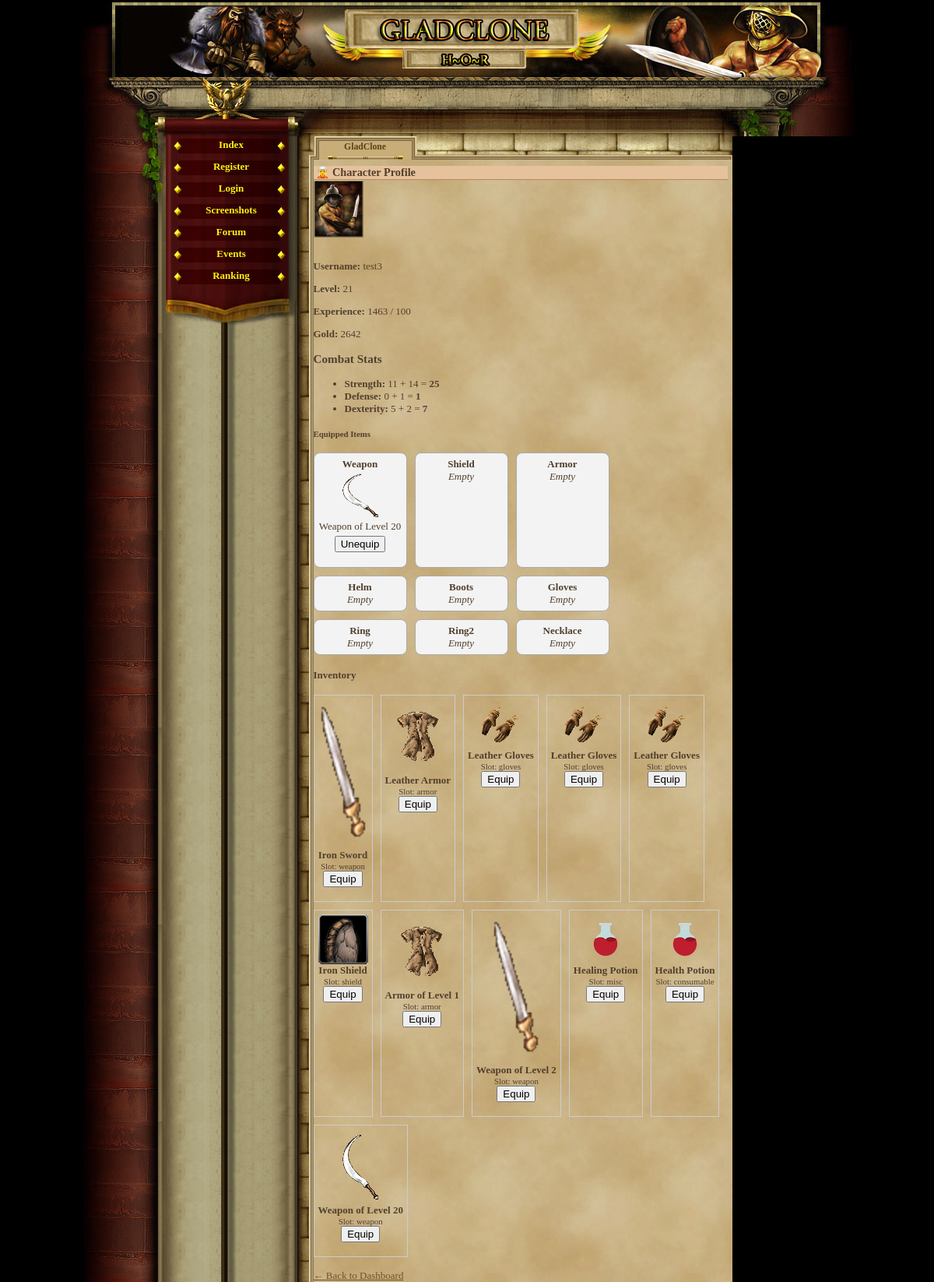
Page /character_profile.php (signed in) on the committed database.
### tables this page shows
CREATE TABLE `gracze` (
  `id` int(11) NOT NULL AUTO_INCREMENT,
  `gracz` int(11) NOT NULL DEFAULT '0',
  `login` varchar(24) NOT NULL,
  `haslo` varchar(40) NOT NULL,
  `email` varchar(40) NOT NULL,
  `plec` tinyint(4) NOT NULL DEFAULT '0',
  `avatar` tinyint(4) NOT NULL DEFAULT '1',
  `pregunta` text NOT NULL,
  `respuesta` text NOT NULL,
  `rank` int(1) NOT NULL DEFAULT '1',
  `nivel` int(1) NOT NULL DEFAULT '1',
  `exp` int(1) NOT NULL DEFAULT '0',
  `exp_max` int(1) NOT NULL DEFAULT '10',
  `honor` int(1) NOT NULL DEFAULT '0',
  `fama` int(1) NOT NULL DEFAULT '0',
  `victorias` int(1) NOT NULL DEFAULT '0',
  `perdidas` int(1) NOT NULL DEFAULT '0',
  `oro_robado` int(1) NOT NULL DEFAULT '0',
  `oro_perdido` int(1) NOT NULL DEFAULT '0',
  `atak` int(5) NOT NULL DEFAULT '0',
  `obrona` int(3) NOT NULL DEFAULT '0',
  `sila` int(1) NOT NULL DEFAULT '5',
  `sila_i` int(1) NOT NULL DEFAULT '0',
  `sila_max` int(1) NOT NULL DEFAULT '10',
  `zrecznosc` int(1) NOT NULL DEFAULT '5',
  `zrecznosc_i` int(1) NOT NULL DEFAULT '0',
  `zrecznosc_max` int(1) NOT NULL DEFAULT '10',
  `wyrzymalosc` int(1) NOT NULL DEFAULT '5',
  `wyrzymalosc_i` int(1) NOT NULL DEFAULT '0',
  `wyrzymalosc_max` int(1) NOT NULL DEFAULT '10',
  `constitucion` int(1) NOT NULL DEFAULT '5',
  `constitucion_i` int(1) NOT NULL DEFAULT '0',
  `constitucion_max` int(1) NOT NULL DEFAULT '10',
  `carisma` int(1) NOT NULL DEFAULT '5',
  `carisma_i` int(1) NOT NULL DEFAULT '0',
  `carisma_max` int(1) NOT NULL DEFAULT '10',
  `inteligencja` int(1) NOT NULL DEFAULT '5',
  `inteligencja_i` int(1) NOT NULL DEFAULT '0',
  `inteligencja_max` int(1) NOT NULL DEFAULT '10',
  `mdchance` int(1) NOT NULL DEFAULT '0',
  `dhchance` int(1) NOT NULL DEFAULT '0',
  `ctchance` int(1) NOT NULL DEFAULT '0',
  `zycie` int(100) NOT NULL DEFAULT '100',
  `zycie_max` int(100) NOT NULL DEFAULT '100',
  `obrazenia_min` int(1) NOT NULL DEFAULT '0',
  `obrazenia_max` int(3) NOT NULL DEFAULT '2',
  `zloto` int(100) NOT NULL DEFAULT '150',
  `zloto_skarbiec` int(11) NOT NULL,
  `punkty` int(11) NOT NULL,
  `pracuje` int(11) NOT NULL,
  `ostatnia_walka_pvp` int(11) NOT NULL,
  `ostatnia_walka_pvc` int(11) NOT NULL,
  `ostatnio_zregenerowano` int(11) NOT NULL,
  `titulo` varchar(24) NOT NULL DEFAULT 'Newbie',
  `arena_level` int(11) NOT NULL,
  `rubies` int(11) NOT NULL DEFAULT '0',
  `centurion_time` int(11) NOT NULL,
  `reportes` int(1) NOT NULL DEFAULT '0',
  `mensajes` int(1) NOT NULL DEFAULT '0',
  `noticias` int(1) NOT NULL DEFAULT '0',
  `bendicion1_type` int(11) NOT NULL,
  `bendicion1_time` int(11) NOT NULL,
  `bendicion2_type` int(11) NOT NULL,
  `bendicion2_time` int(11) NOT NULL,
  `bendicion3_type` int(11) NOT NULL,
  `bendicion3_time` int(11) NOT NULL,
  `bendicion4_type` int(11) NOT NULL,
  `bendicion4_time` int(11) NOT NULL,
  `ostatnia_aktywnosc` int(11) NOT NULL DEFAULT '0',
  `username_locked` tinyint(1) NOT NULL DEFAULT '0',
  `lock_login` tinyint(1) NOT NULL DEFAULT '0',
  PRIMARY KEY (`id`),
  UNIQUE KEY `login` (`login`)
);

CREATE TABLE `player_items` (
  `id` int(11) NOT NULL AUTO_INCREMENT,
  `player_id` int(11) NOT NULL,
  `item_id` int(11) NOT NULL,
  `quantity` int(11) NOT NULL DEFAULT '1',
  `equipped` tinyint(1) NOT NULL DEFAULT '0',
  `position` int(11) NOT NULL DEFAULT '0',
  PRIMARY KEY (`id`),
  KEY `player_id` (`player_id`),
  KEY `item_id` (`item_id`),
  CONSTRAINT `player_items_ibfk_1` FOREIGN KEY (`player_id`) REFERENCES `gracze` (`id`),
  CONSTRAINT `player_items_ibfk_2` FOREIGN KEY (`item_id`) REFERENCES `items` (`id`)
);

CREATE TABLE `items` (
  `id` int(11) NOT NULL AUTO_INCREMENT,
  `name` varchar(50) NOT NULL,
  `description` text,
  `type` varchar(20) NOT NULL,
  `attack_bonus` int(11) DEFAULT '0',
  `defense_bonus` int(11) DEFAULT '0',
  `sell_value` int(11) NOT NULL DEFAULT '10',
  `value` int(11) NOT NULL DEFAULT '0',
  `price` int(11) NOT NULL DEFAULT '0',
  `image` varchar(255) DEFAULT 'default.png',
  `slot` varchar(20) NOT NULL DEFAULT 'misc',
  `dex_bonus` int(11) DEFAULT '0',
  `level_required` int(11) DEFAULT '1',
  PRIMARY KEY (`id`)
);

### character_profile.php (the view, shortened to what this page needs)
<?php
require_once('var/ustawienia.php');
require_once('gora_strony.php');
require_once('menu_l.php');
$player_id = $_SESSION['id'];
$stmt = $conn->prepare("SELECT login, nivel, exp, exp_max, zloto, sila, obrona, zrecznosc, avatar FROM gracze WHERE id = ?");
$stmt->bind_param("i", $player_id);
$stmt->execute();
$result = $stmt->get_result();
$player = $result->fetch_assoc();
$avatar_img = "avatars/avatar" . intval($player['avatar']) . ".gif";
$sql_bonus = "SELECT
    SUM(items.attack_bonus) AS bonus_sila,
    SUM(items.defense_bonus) AS bonus_obrona,
    SUM(items.dex_bonus) AS bonus_zrecznosc
FROM player_items
JOIN items ON player_items.item_id = items.id
WHERE player_items.player_id = ? AND player_items.equipped = 1";
$stmt_bonus = $conn->prepare($sql_bonus);
$stmt_bonus->bind_param("i", $player_id);
$stmt_bonus->execute();
$result_bonus = $stmt_bonus->get_result();
$bonus = $result_bonus->fetch_assoc();
$bonus_sila = $bonus['bonus_sila'] ?? 0;
$bonus_obrona = $bonus['bonus_obrona'] ?? 0;
$bonus_zrecznosc = $bonus['bonus_zrecznosc'] ?? 0;
$sql_equipped = "SELECT player_items.id AS player_item_id, items.name, items.image, items.type, items.description, items.slot
                 FROM player_items
                 JOIN items ON player_items.item_id = items.id
                 WHERE player_items.player_id = ? AND player_items.equipped = 1";
$stmt_eq = $conn->prepare($sql_equipped);
$stmt_eq->bind_param("i", $player_id);
$stmt_eq->execute();
$result_eq = $stmt_eq->get_result();
$equipped_items = [];
while ($item = $result_eq->fetch_assoc()) {
    $slot = $item['slot'];
    $equipped_items[$slot] = $item;
}
$total_sila = $player['sila'] + $bonus_sila;
$total_obrona = $player['obrona'] + $bonus_obrona;
$total_zrecznosc = $player['zrecznosc'] + $bonus_zrecznosc;
?>
<h2>🧝 Character Profile</h2>
<img src="<?= $avatar_img ?>" width="64" alt="Avatar"><br><br>
<p><strong>Username:</strong> <?= htmlspecialchars($player['login']) ?></p>
<p><strong>Level:</strong> <?= $player['nivel'] ?></p>
<p><strong>Experience:</strong> <?= $player['exp'] ?> / <?= $player['exp_max'] ?></p>
<p><strong>Gold:</strong> <?= $player['zloto'] ?></p>
<h3>Combat Stats</h3>
<ul>
    <li><strong>Strength:</strong> <?= $player['sila'] ?> + <?= $bonus_sila ?> = <strong><?= $total_sila ?></strong></li>
    <li><strong>Defense:</strong> <?= $player['obrona'] ?> + <?= $bonus_obrona ?> = <strong><?= $total_obrona ?></strong></li>
    <li><strong>Dexterity:</strong> <?= $player['zrecznosc'] ?> + <?= $bonus_zrecznosc ?> = <strong><?= $total_zrecznosc ?></strong></li>
</ul>
<h5>Equipped Items</h5>
<div class="equip-grid">
    <?php
    $slots = ['weapon', 'shield', 'armor', 'helm', 'boots', 'gloves', 'ring', 'ring2', 'necklace'];
    foreach ($slots as $slot_name):
        $item = $equipped_items[$slot_name] ?? null;
    ?>
    <div class="equip-slot">
        <strong><?= ucfirst($slot_name) ?></strong><br>
        <?php if ($item): ?>
            <img src="items/MORE/<?= htmlspecialchars($item['image']) ?>" alt="<?= htmlspecialchars($item['name']) ?>"><br>
            <?= htmlspecialchars($item['name']) ?>
            <form method="GET" action="unequip_item.php" style="margin-top: 4px;">
                <button type="submit">Unequip</button>
            </form>
        <?php else: ?>
            <em>Empty</em>
        <?php endif; ?>
    </div>
    <?php endforeach; ?>
</div>
<h4>Inventory</h4>
<div style="display: flex; flex-wrap: wrap; gap: 10px;">
<?php
$sql_inventory = "SELECT pi.id AS player_item_id, i.name, i.image, i.slot
                  FROM player_items pi
                  JOIN items i ON pi.item_id = i.id
                  WHERE pi.player_id = ? AND pi.equipped = 0";
$stmt_inv = $conn->prepare($sql_inventory);
$stmt_inv->bind_param("i", $player_id);
$stmt_inv->execute();
$result_inv = $stmt_inv->get_result();
while ($item = $result_inv->fetch_assoc()):
?>
    <div style="text-align: center; border: 1px solid #ccc; padding: 5px;">
        <img src="items/<?= htmlspecialchars($item['image']) ?>" width="64"><br>
        <strong><?= htmlspecialchars($item['name']) ?></strong><br>
        <small>Slot: <?= htmlspecialchars($item['slot']) ?></small><br>
        <form method="POST" action="equip_item.php">
            <button type="submit">Equip</button>
        </form>
    </div>
<?php endwhile; ?>
</div>
<br><a href="index.php">← Back to Dashboard</a>

### game_05.css (style rules this page uses)
body, html { margin: 0; padding: 0; font-family:"Palatino Linotype", "Times New Roman", Times, serif; text-align: center; color: #513F2C; background-color: #000; font-size:16px; }
h2 { text-align:left; border-bottom:1px solid #b28b60; color:#513F2C; background-color:#e6c29c; margin:8px 0px 0px 0px; padding-left:3px; font-size:1.1em; }
a { -moz-user-focus: none; -moz-outline: none; outline: none; }
#content a { color:#735227; }

### character_profile.php (style rules this page uses)
.equip-grid { display: grid; grid-template-columns: repeat(3, 120px); gap: 10px; margin-bottom: 10px; }
.equip-slot { text-align: center; padding: 6px; border: 1px solid #aaa; border-radius: 8px; background-color: #f3f3f3; }
.equip-slot img { width: 64px; height: 64px; }

### rows in the picture
gracze: login "test3", nivel "21", exp "1463", exp_max "100", zloto "2642", sila "11", obrona "0", zrecznosc "5"
player_items: slot_name "Weapon", item.image (picture), item.name "Weapon of Level 20"
player_items: item.image (picture), item.name "Iron Sword", item.slot "weapon"
player_items: item.image (picture), item.name "Leather Armor", item.slot "armor"
player_items: item.image (picture), item.name "Leather Gloves", item.slot "gloves"
player_items: item.image (picture), item.name "Leather Gloves", item.slot "gloves"
player_items: item.image (picture), item.name "Leather Gloves", item.slot "gloves"
player_items: item.image (picture), item.name "Iron Shield", item.slot "shield"
player_items: item.image (picture), item.name "Armor of Level 1", item.slot "armor"
player_items: item.image (picture), item.name "Weapon of Level 2", item.slot "weapon"
player_items: item.image (picture), item.name "Healing Potion", item.slot "misc"
player_items: item.image (picture), item.name "Health Potion", item.slot "consumable"
player_items: item.image (picture), item.name "Weapon of Level 20", item.slot "weapon"

### other values in the picture
$bonus_sila "14"
$total_sila "25"
$bonus_obrona "1"
$total_obrona "1"
$bonus_zrecznosc "2"
$total_zrecznosc "7"
$slot_name "Shield"
$slot_name "Armor"
$slot_name "Helm"
$slot_name "Boots"
$slot_name "Gloves"
$slot_name "Ring"
$slot_name "Ring2"
$slot_name "Necklace"
